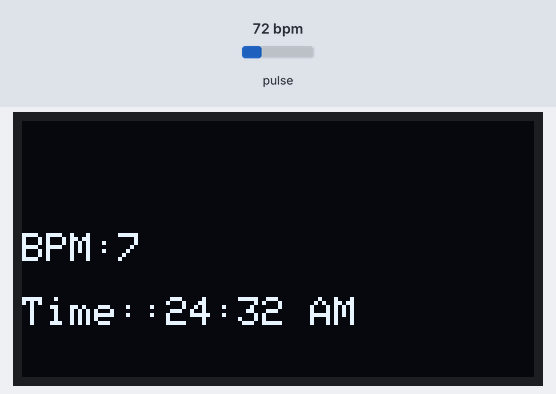
Recording of a sketch running on a simulated ESP8266 (NodeMCU). Shown: 128×64 one-colour display. Inputs (shaded band) come from the test bench; at power-on: pulse 72 bpm. WiFi joins after 1.5 s; servers stay silent unless stated; network time is answered at once with the bench clock; the local clock reads 2024-03-15 10:24:30 at power-on unless the sketch sets it; what the sketch prints to the serial monitor is not drawn.

Above: at 2.2 s.
At 3.2 s:
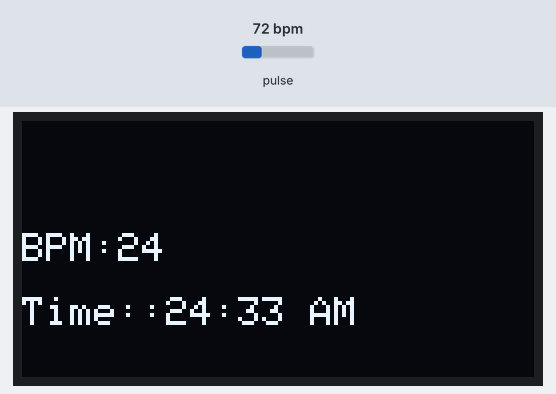
3.3 s: pulse set to 42 bpm
At 5.6 s:
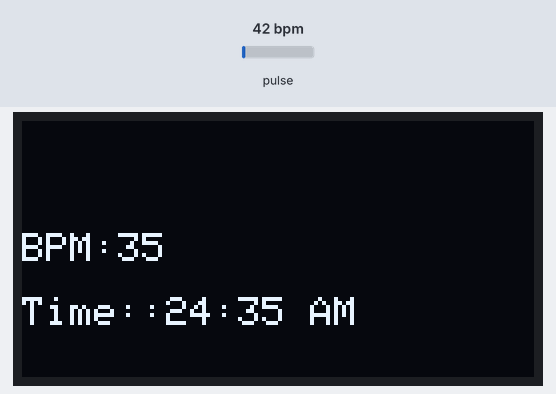
5.8 s: pulse set to 70 bpm
At 7.4 s:
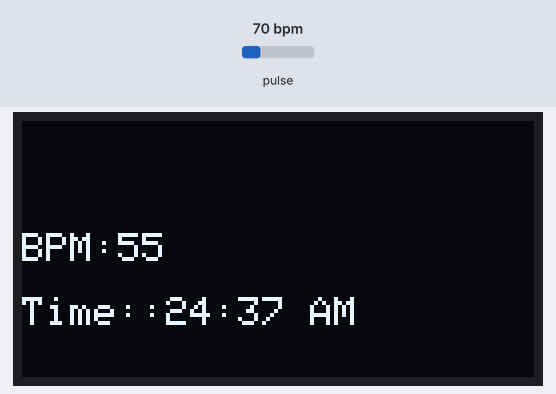
8.5 s: pulse set to 100 bpm
At 11.5 s:
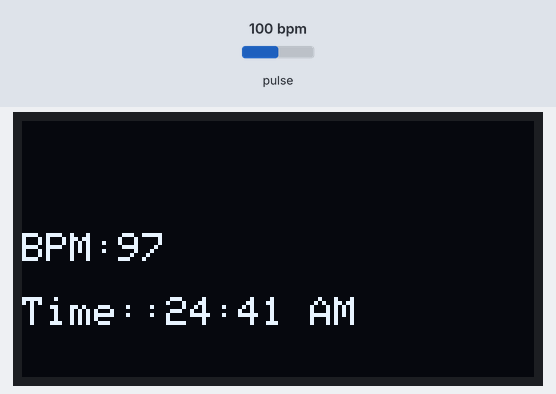
Timing chart, 0 to 13.0 s (numbered marks = the images above; inputs shaded):
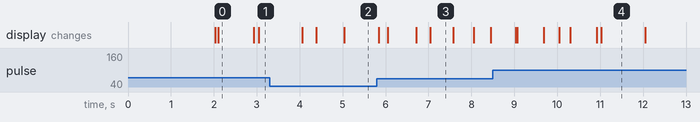

Measured:
- what the display in image 0 shows lasts 0.8 s, from 2.1 s to 2.9 s
- what the display in image 3 shows lasts 0.6 s, from 7.0 s to 7.6 s

The sketch:

hrt.ino
```cpp
#include <SPI.h>
#include <Wire.h>
#include <Adafruit_GFX.h>
#include <Adafruit_SSD1306.h>
#include "MAX30105.h"
#include "heartRate.h"
#include <ESP8266WiFi.h>
#include <ESP8266WebServer.h>
#include <WiFiUdp.h>
#include <NTPClient.h>

/*Put WiFi SSID & Password*/
const char* ssid = "pixelpaws";   // Enter SSID here
const char* password = "maowmaow"; // Enter Password here

ESP8266WebServer server(80);


MAX30105 particleSensor;

const byte RATE_SIZE = 4; //Increase this for more averaging. 4 is good.
byte rates[RATE_SIZE]; //Array of heart rates
byte rateSpot = 0;
long lastBeat = 0; //Time at which the last beat occurred

float beatsPerMinute;
int beatAvg;


#define SCREEN_WIDTH 128 // OLED display width, in pixels
#define SCREEN_HEIGHT 64 // OLED display height, in pixels

// Declaration for SSD1306 display connected using I2C
#define OLED_RESET     -1 // Reset pin
#define SCREEN_ADDRESS 0x3C
Adafruit_SSD1306 display(SCREEN_WIDTH, SCREEN_HEIGHT, &Wire, OLED_RESET);

const long utcOffsetInSeconds = 19859 ;

// Define NTP Client to get time
WiFiUDP ntpUDP;
NTPClient timeClient(ntpUDP, "pool.ntp.org", utcOffsetInSeconds);


void setup()
{
    Serial.begin(115200);


  Serial.println("Connecting to ");
  Serial.println(ssid);

  //connect to your local wi-fi network
  WiFi.begin(ssid, password);

  //check NodeMCU is connected to Wi-fi network
  while (WiFi.status() != WL_CONNECTED) {
  delay(1000);
  Serial.print(".");
  }
  Serial.println("");
  Serial.println("WiFi connected..!");
  Serial.print("Got IP: ");
  Serial.println(WiFi.localIP());

  server.on("/heartbeat", hrt);

  server.begin();
  Serial.println("HTTP Server Started");


  // initialize the OLED object
  if(!display.begin(SSD1306_SWITCHCAPVCC, SCREEN_ADDRESS)) {
    Serial.println(F("SSD1306 allocation failed"));
    for(;;); // Don't proceed, loop forever
  }


  // Clear the buffer.
  display.clearDisplay();


  Serial.println("Initializing...");
  // Initialize sensor
  if (!particleSensor.begin(Wire, I2C_SPEED_FAST)) //Use default I2C port, 400kHz speed
  {
    Serial.println("MAX30105 was not found. Please check wiring/power. ");
    while (1);
  }
  Serial.println("Place your index finger on the sensor with steady pressure.");

  particleSensor.setup(); //Configure sensor with default settings
  particleSensor.setPulseAmplitudeRed(0x1F); //Turn Red LED to low to indicate sensor is running
  particleSensor.setPulseAmplitudeGreen(0x1F); //Turn off Green LED
  timeClient.begin();

}

void loop() {

  timeClient.update();
  Serial.print(", ");
  Serial.print(timeClient.getHours());
  Serial.print(":");
  Serial.print(timeClient.getMinutes());
  Serial.print(":");
  Serial.println(timeClient.getSeconds());


server.handleClient();


  long irValue = particleSensor.getIR();

  if (checkForBeat(irValue)) {
    // We sensed a beat!
    long delta = millis() - lastBeat;
    lastBeat = millis();

    beatsPerMinute = 60 / (delta / 1000.0);

    if (beatsPerMinute < 255 && beatsPerMinute > 20) {
      rates[rateSpot++] = (byte) beatsPerMinute; // Store this reading in the array
      rateSpot %= RATE_SIZE; // Wrap variable

      // Take average of readings
      beatAvg = 0;
      for (byte x = 0; x < RATE_SIZE; x++)
        beatAvg += rates[x];
      beatAvg /= RATE_SIZE;
    }
  }


  // Clear the buffer.
  display.clearDisplay();

  // Display data on OLED
  display.setTextSize(1);
  display.setTextColor(WHITE);
  display.setCursor(0, 28);
  display.print("BPM:");
  display.println(beatAvg);
    display.println();
   display.print("Time:");
   if(timeClient.getHours()>12){
  display.print(timeClient.getHours()-12);
   }
  display.print(":");
  display.print(timeClient.getMinutes());
  display.print(":");
  display.print(timeClient.getSeconds());
    display.print(" ");
  if(timeClient.getHours()>12){
    display.println("PM");
  }
  else{
    display.println("AM");
  }
  display.display();

  // Clear the display
  display.clearDisplay();

  // Print data to Serial monitor
  Serial.print("IR=");
  Serial.print(irValue);
  Serial.print(", BPM=");
  Serial.print(beatsPerMinute);
  Serial.print(", Avg BPM=");
  Serial.print(beatAvg);


  if (irValue < 50000)
    Serial.print(" No finger?");

  Serial.println();

// Adjust delay as needed for your project


}


void hrt() {
  String json = "{\"heartbeat\":" + String(beatAvg) + "}";
  server.send(200, "application/json", json);
}
```
